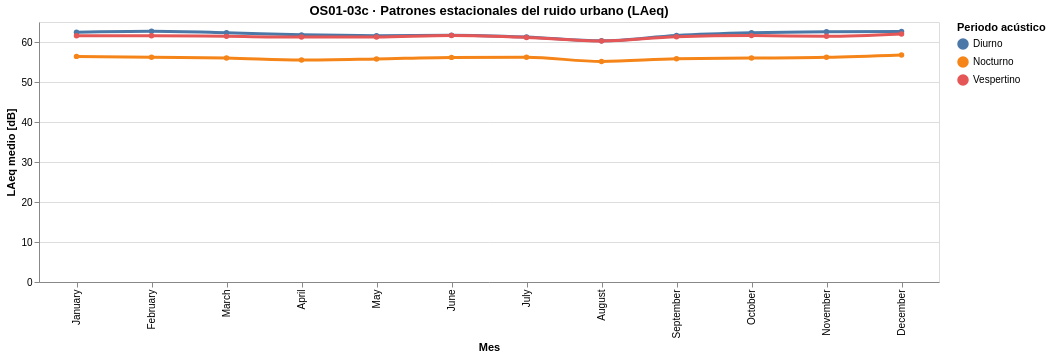

Notebook cell for this chart:
### Markdown cell above
A partir de la visualización OS01‑03b · Picos semanales de ruido, se observa que el ruido urbano en Madrid presenta patrones semanales regulares y consistentes a lo largo del año, diferenciados claramente por periodo acústico. Los niveles medios de ruido diurno y vespertino se mantienen sistemáticamente más elevados que el nocturno, mostrando variaciones moderadas pero recurrentes entre semanas, lo que indica una estructura temporal estable vinculada a los ritmos de actividad urbana. El ruido nocturno, aunque menor en términos absolutos, también evidencia oscilaciones semanales persistentes, lo que sugiere que la exposición acústica durante la noche no es puntual ni excepcional, sino un fenómeno continuo. En conjunto, la visualización refuerza la idea de que el ruido urbano responde a dinámicas temporales cíclicas, más que a episodios aislados, aportando evidencia clave para comprender la exposición acústica como parte estructural de la experiencia ciudadana en Madrid, en coherencia con los objetivos del OS01.

### Code cell
# OS01-03c · Patrones estacionales del ruido (LÍNEAS)

chart_month = (
    alt.Chart(df_month)
    .mark_line(
        interpolate="monotone",
        strokeWidth=3,
        point=True
    )
    .encode(
        x=alt.X(
            "month_name:N",
            sort=[
                "January", "February", "March", "April", "May", "June",
                "July", "August", "September", "October", "November", "December"
            ],
            title="Mes"
        ),
        y=alt.Y(
            "laeq_medio:Q",
            title="LAeq medio [dB]",
            scale=alt.Scale(zero=True)
        ),
        color=alt.Color(
            "periodo_desc:N",
            title="Periodo acústico"
        ),
        tooltip=[
            alt.Tooltip("month_name:N", title="Mes"),
            alt.Tooltip("periodo_desc:N", title="Periodo"),
            alt.Tooltip("laeq_medio:Q", title="LAeq medio", format=".2f")
        ]
    )
    .interactive()   # ✅ interactividad (zoom + pan)
    .properties(
        width=900,
        height=260,
        title="OS01-03c - Patrones estacionales del ruido urbano (LAeq)"
    )
)

chart_month

### Figure 1 — Vega-Lite specification as saved in the notebook (floating-point values rounded to 4 significant figures)
{"$schema": "https://vega.github.io/schema/vega-lite/v5.20.1.json", "config": {"view": {"continuousHeight": 300, "continuousWidth": 300}}, "data": {"name": "data-69f00f6c959bf382eb4ef16582899d43"}, "datasets": {"data-69f00f6c959bf382eb4ef16582899d43": [{"laeq_medio": 62.45, "month": 1, "month_name": "January", "periodo_desc": "Diurno"}, {"laeq_medio": 56.4, "month": 1, "month_name": "January", "periodo_desc": "Nocturno"}, {"laeq_medio": 61.55, "month": 1, "month_name": "January", "periodo_desc": "Vespertino"}, {"laeq_medio": 62.69, "month": 2, "month_name": "February", "periodo_desc": "Diurno"}, {"laeq_medio": 56.18, "month": 2, "month_name": "February", "periodo_desc": "Nocturno"}, {"laeq_medio": 61.58, "month": 2, "month_name": "February", "periodo_desc": "Vespertino"}, {"laeq_medio": 62.33, "month": 3, "month_name": "March", "periodo_desc": "Diurno"}, {"laeq_medio": 56.01, "month": 3, "month_name": "March", "periodo_desc": "Nocturno"}, {"laeq_medio": 61.41, "month": 3, "month_name": "March", "periodo_desc": "Vespertino"}, {"laeq_medio": 61.78, "month": 4, "month_name": "April", "periodo_desc": "Diurno"}, {"laeq_medio": 55.48, "month": 4, "month_name": "April", "periodo_desc": "Nocturno"}, {"laeq_medio": 61.23, "month": 4, "month_name": "April", "periodo_desc": "Vespertino"}, {"laeq_medio": 61.58, "month": 5, "month_name": "May", "periodo_desc": "Diurno"}, {"laeq_medio": 55.76, "month": 5, "month_name": "May", "periodo_desc": "Nocturno"}, {"laeq_medio": 61.27, "month": 5, "month_name": "May", "periodo_desc": "Vespertino"}, {"laeq_medio": 61.7, "month": 6, "month_name": "June", "periodo_desc": "Diurno"}, {"laeq_medio": 56.16, "month": 6, "month_name": "June", "periodo_desc": "Nocturno"}, {"laeq_medio": 61.62, "month": 6, "month_name": "June", "periodo_desc": "Vespertino"}, {"laeq_medio": 61.24, "month": 7, "month_name": "July", "periodo_desc": "Diurno"}, {"laeq_medio": 56.17, "month": 7, "month_name": "July", "periodo_desc": "Nocturno"}, {"laeq_medio": 61.15, "month": 7, "month_name": "July", "periodo_desc": "Vespertino"}, {"laeq_medio": 60.28, "month": 8, "month_name": "August", "periodo_desc": "Diurno"}, {"laeq_medio": 55.14, "month": 8, "month_name": "August", "periodo_desc": "Nocturno"}, {"laeq_medio": 60.23, "month": 8, "month_name": "August", "periodo_desc": "Vespertino"}, {"laeq_medio": 61.64, "month": 9, "month_name": "September", "periodo_desc": "Diurno"}, {"laeq_medio": 55.8, "month": 9, "month_name": "September", "periodo_desc": "Nocturno"}, {"laeq_medio": 61.33, "month": 9, "month_name": "September", "periodo_desc": "Vespertino"}, {"laeq_medio": 62.31, "month": 10, "month_name": "October", "periodo_desc": "Diurno"}, {"laeq_medio": 55.97, "month": 10, "month_name": "October", "periodo_desc": "Nocturno"}, {"laeq_medio": 61.6, "month": 10, "month_name": "October", "periodo_desc": "Vespertino"}, {"laeq_medio": 62.58, "month": 11, "month_name": "November", "periodo_desc": "Diurno"}, {"laeq_medio": 56.18, "month": 11, "month_name": "November", "periodo_desc": "Nocturno"}, {"laeq_medio": 61.44, "month": 11, "month_name": "November", "periodo_desc": "Vespertino"}, {"laeq_medio": 62.65, "month": 12, "month_name": "December", "periodo_desc": "Diurno"}, {"laeq_medio": 56.75, "month": 12, "month_name": "December", "periodo_desc": "Nocturno"}, {"laeq_medio": 62.01, "month": 12, "month_name": "December", "periodo_desc": "Vespertino"}]}, "encoding": {"color": {"field": "periodo_desc", "title": "Periodo acústico", "type": "nominal"}, "tooltip": [{"field": "month_name", "title": "Mes", "type": "nominal"}, {"field": "periodo_desc", "title": "Periodo", "type": "nominal"}, {"field": "laeq_medio", "format": ".2f", "title": "LAeq medio", "type": "quantitative"}], "x": {"field": "month_name", "sort": ["January", "February", "March", "April", "May", "June", "July", "August", "September", "October", "November", "December"], "title": "Mes", "type": "nominal"}, "y": {"field": "laeq_medio", "scale": {"zero": true}, "title": "LAeq medio [dB]", "type": "quantitative"}}, "height": 260, "mark": {"interpolate": "monotone", "point": true, "strokeWidth": 3, "type": "line"}, "params": [{"bind": "scales", "name": "param_29", "select": {"encodings": ["x", "y"], "type": "interval"}}], "title": "OS01-03c · Patrones estacionales del ruido urbano (LAeq)", "width": 900}
